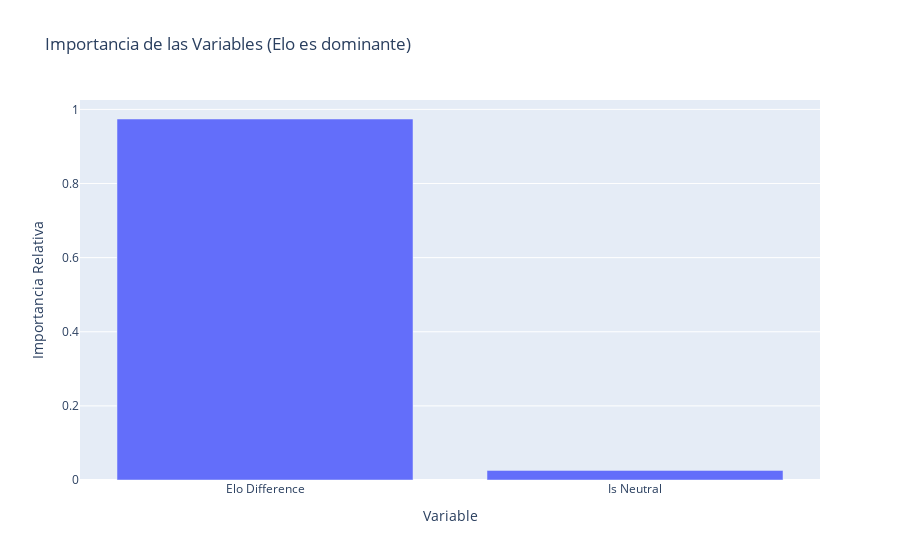

The code cell stored with this chart in its notebook:
### Markdown cell above
### 🧠 Evaluación del Modelo: Matriz de Confusión

Este gráfico es una herramienta fundamental de auditoría para el modelo de Machine Learning. Nos permite ver dónde acierta y, más importante aún, dónde se equivoca.

* **Ejes del Gráfico:**
    * **Eje Y (True Label):** El resultado real que ocurrió en el partido.
    * **Eje X (Predicted Label):** Lo que el modelo *pensó* que iba a pasar.
    * **Clases:** 0 = Gana Visitante, 1 = Empate, 2 = Gana Local.

* **Interpretación:**
    * **La Diagonal de los Aciertos:** Los cuadros que van desde la esquina superior izquierda a la inferior derecha (la diagonal principal) representan las predicciones correctas. Si estos cuadros tienen los colores más oscuros (valores más altos), significa que el modelo es preciso.
    * **El "Punto Ciego" del Empate:** En fútbol, los empates son lo más difícil de predecir. Es común ver dispersión en la columna o fila del medio (Clase 1), indicando que el modelo a veces confunde partidos muy cerrados con victorias ajustadas.
    * **Sesgo de Localía:** Si vemos muchos errores en la columna de la derecha (Clase 2), podría indicar que el modelo sobrestima el factor de jugar en casa.

### Code cell
# Análisis de Importancia de Variables (Feature Importance)
# En un Random Forest, esto mide cuánto contribuyó cada variable a reducir la incertidumbre 
# en los nodos de los árboles. El valor sumado de todas las importancias es 1.0 (100%).
importances = predictor.feature_importances_ 

# Visualización de Importancia con Plotly
# Creamos un gráfico de barras para mostrar qué variable fue más relevante.
fig_feat = px.bar(
    x=['Elo Difference', 'Is Neutral'],                                  # Eje X con los nombres de nuestras dos variables de entrada
    y=importances,                                                       # Eje Y con el valor numérico de importancia (0.0 a 1.0)
    title="Importancia de las Variables (Elo es dominante)",            # Título que resalta el hallazgo estadístico
    labels={'x': 'Variable', 'y': 'Importancia Relativa'}
)
fig_feat.show()

### Figure 1 — Plotly figure (JSON) as saved in the notebook; plotly's stock layout.template omitted (floating-point values rounded to 4 significant figures)
{"data": [{"hovertemplate": "Variable=%{x}<br>Importancia Relativa=%{y}<extra></extra>", "legendgroup": "", "marker": {"color": "#636efa", "pattern": {"shape": ""}}, "name": "", "orientation": "v", "showlegend": false, "textposition": "auto", "type": "bar", "x": ["Elo Difference", "Is Neutral"], "xaxis": "x", "y": [0.9741, 0.02591], "yaxis": "y"}], "layout": {"barmode": "relative", "legend": {"tracegroupgap": 0}, "title": {"text": "Importancia de las Variables (Elo es dominante)"}, "xaxis": {"anchor": "y", "domain": [0, 1], "title": {"text": "Variable"}}, "yaxis": {"anchor": "x", "domain": [0, 1], "title": {"text": "Importancia Relativa"}}}}
